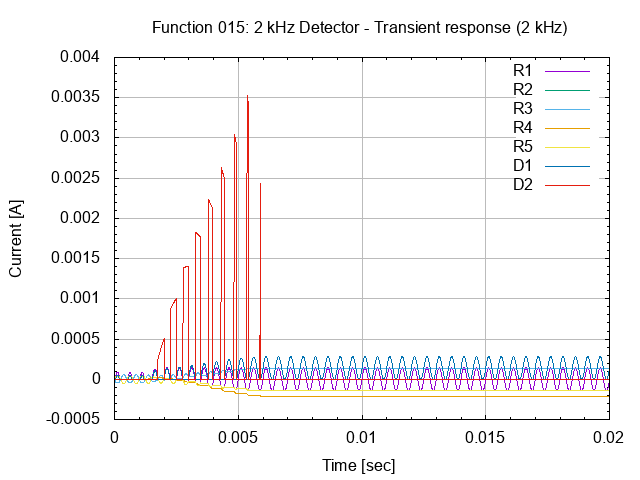

The script that saved this image:
# setup terminal
set term png

# setup graph
set output "26.015.00.02.01.01.png"
set title "Function 015: 2 kHz Detector - Transient response (2 kHz)"

# setup Y-axis
set grid ytics lt 1 lw 1 lc rgb "#bbbbbb"
set mytics
set ylabel "Current [A]"

# setup X-axis
set grid xtics lt 1 lw 1 lc rgb "#bbbbbb"
set mxtics
set xrange [0:0.02]
set xlabel "Time [sec]"

# setup plot style
set style data lines
plot '26.015.00.02.01.dat' using 1:2 title "R1", \
     '26.015.00.02.01.dat' using 1:3 title "R2", \
     '26.015.00.02.01.dat' using 1:4 title "R3", \
     '26.015.00.02.01.dat' using 1:5 title "R4", \
     '26.015.00.02.01.dat' using 1:6 title "R5", \
     '26.015.00.02.01.dat' using 1:7 title "D1", \
     '26.015.00.02.01.dat' using 1:8 title "D2"

# set output back to default
set output

# reset terminal type
set terminal pop
